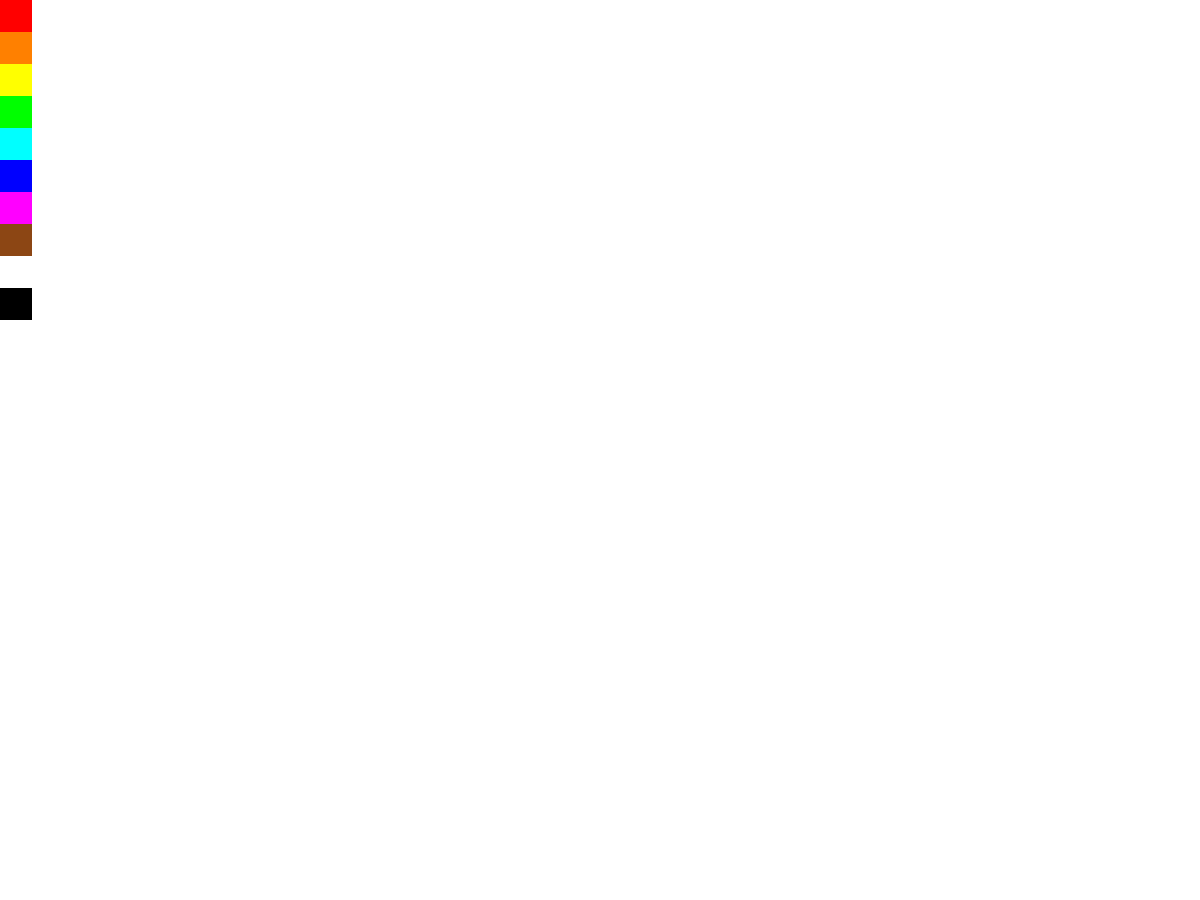
Frame 1 (no input)
Frame 60 (no input): identical to frame 1, image omitted
Frame 120 (the mouse pressed at the canvas centre since frame 60): identical to frame 1, image omitted

The p5.js sketch that drew this single still picture (run headless with seeded random() and noise() and a simulated clock; from frame 60 on, the mouse is pressed at the canvas centre):

// p5.js sketch
// ── sketch.js
var selection;

function setup() {
  createCanvas(1200, 900);
  background(255, 255, 255);
  selection = color(0, 0, 0);
}



function draw() {
  noStroke();
  let palette = [color(255, 0, 0), color(255, 128, 0), color(255, 255, 0), color(0, 255, 0), color(0, 255, 255), color(0, 0, 255), color(255, 0, 255), color(140, 70, 20), color(255, 255, 255), color(0, 0, 0)]
  for(let i = 0; i <= palette.length - 1; i++){
    fill(palette[i]);
    square(0, 32*i, 32)
    fill(selection);
  }

}

function mouseClicked() {
  if (mouseX <= 32 && mouseY < 10*32){
    selection = get(mouseX, mouseY);
    console.log(selection);
  } else {
    strokeWeight(0)
    fill(selection);
    circle(mouseX, mouseY, 10, 10)
  }
}

function mouseDragged() {
  stroke(selection);
  strokeWeight(10);
  line(mouseX, mouseY, pmouseX, pmouseY);
}
